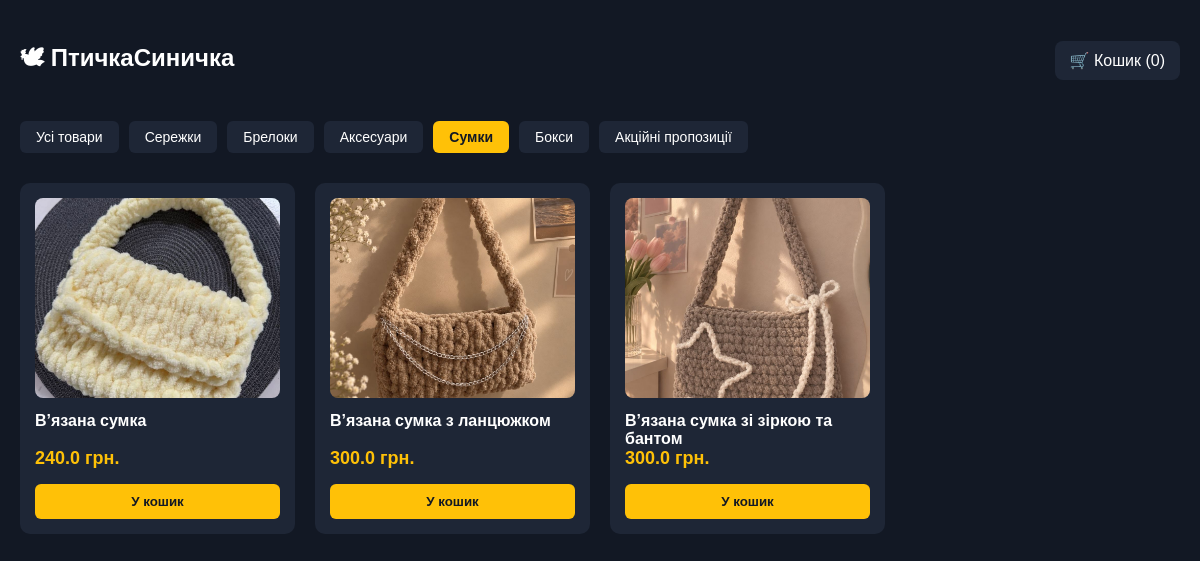
Page /?category=Сумки on the committed database.
### tables this page shows
CREATE TABLE products (
            id INTEGER PRIMARY KEY AUTOINCREMENT,
            title TEXT NOT NULL,
            category TEXT NOT NULL,
            price REAL NOT NULL,
            old_price REAL,
            image TEXT NOT NULL,
            description TEXT
        );

### app.py (the view)
@app.route('/')
def index():
    conn = get_db_connection()
    selected_category = request.args.get('category')
    categories = [row['category'] for row in conn.execute('SELECT DISTINCT category FROM products').fetchall()]
    if selected_category:
        products = conn.execute('SELECT * FROM products WHERE category = ?', (selected_category,)).fetchall()
    else:
        products = conn.execute('SELECT * FROM products').fetchall()
    conn.close()
    cart = session.get('cart', {})
    cart_count = sum(cart.values())
    return render_template('index.html', products=products, categories=categories, selected_category=selected_category, cart_count=cart_count)

### app.py (called while the page is built)
def get_db_connection():
    conn = sqlite3.connect('database.db')
    conn.row_factory = sqlite3.Row
    return conn

### templates/index.html (shortened to what this page needs)
<!DOCTYPE html>
<html lang="uk">
<head>
</head>
<body>
    <div class="container">
        <div class="header">
            <h2>🕊 ПтичкаСиничка</h2>
            <a href="{{ url_for('cart') }}" class="cart-link">🛒 Кошик ({{ cart_count }})</a>
        </div>
        <div class="categories-nav">
            <a href="{{ url_for('index') }}" class="btn {% if not selected_category %}btn-primary{% else %}btn-secondary{% endif %}">Усі товари</a>
            {% for cat in categories %}
                <a href="{{ url_for('index', category=cat) }}" class="btn {% if selected_category == cat %}btn-primary{% else %}btn-secondary{% endif %}">{{ cat }}</a>
            {% endfor %}
        </div>
        <div class="products-grid">
            {% for product in products %}
                <div class="product-card">
                    <div>
                        <a href="{{ url_for('product_detail', product_id=product.id) }}">
                            <img src="{{ url_for('static', filename='uploads/' + product.image) }}" alt="{{ product.title }}">
                        </a>
                        <a href="{{ url_for('product_detail', product_id=product.id) }}" class="product-title">{{ product.title }}</a>
                    </div>
                    <div>
                        <div class="price-block">
                            <span class="current-price">{{ product.price }} грн.</span>
                        </div>
                        <form action="{{ url_for('add_to_cart', product_id=product.id) }}" method="POST">
                            <button type="submit" class="buy-btn">У кошик</button>
                        </form>
                    </div>
                </div>
            {% endfor %}
        </div>
    </div>
</body>
</html>

### templates/index.html (style rules this page uses)
body { font-family: Arial, sans-serif; background-color: #121824; color: #ffffff; margin: 0; padding: 20px; }
.container { max-width: 1200px; margin: 0 auto; }
.header { display: flex; justify-content: space-between; align-items: center; margin-bottom: 20px; }
.cart-link { color: #ffffff; text-decoration: none; background-color: #1e2636; padding: 10px 15px; border-radius: 8px; }
.categories-nav { display: flex; gap: 10px; flex-wrap: wrap; margin-bottom: 30px; }
.btn { padding: 8px 16px; border-radius: 6px; text-decoration: none; font-size: 14px; transition: 0.2s; }
.btn-primary { background-color: #ffc107; color: #121824; font-weight: bold; }
.btn-secondary { background-color: #1e2636; color: #ffffff; }
.products-grid { display: grid; grid-template-columns: repeat(auto-fill, minmax(250px, 1fr)); gap: 20px; }
.product-card { background-color: #1e2636; border-radius: 10px; padding: 15px; display: flex; flex-direction: column; justify-content: space-between; }
.product-card img { width: 100%; height: 200px; object-fit: cover; border-radius: 8px; margin-bottom: 10px; }
.product-title { font-size: 16px; font-weight: bold; margin-bottom: 10px; color: #ffffff; text-decoration: none; }
.price-block { margin-bottom: 15px; }
.current-price { font-size: 18px; font-weight: bold; color: #ffc107; }
.buy-btn { background-color: #ffc107; color: #121824; border: none; padding: 10px; border-radius: 6px; font-weight: bold; cursor: pointer; width: 100%; }

### rows in the picture
products: image (picture), title "В’язана сумка", price "240.0"
products: image (picture), title "В’язана сумка з ланцюжком", price "300.0"
products: image (picture), title "В’язана сумка зі зіркою та бантом", price "300.0"

### other values in the picture
{{ cart_count }} "0"
{{ cat }} "Сережки" "Брелоки" "Аксесуари" "Сумки" "Бокси" "Акційні пропозиції"
